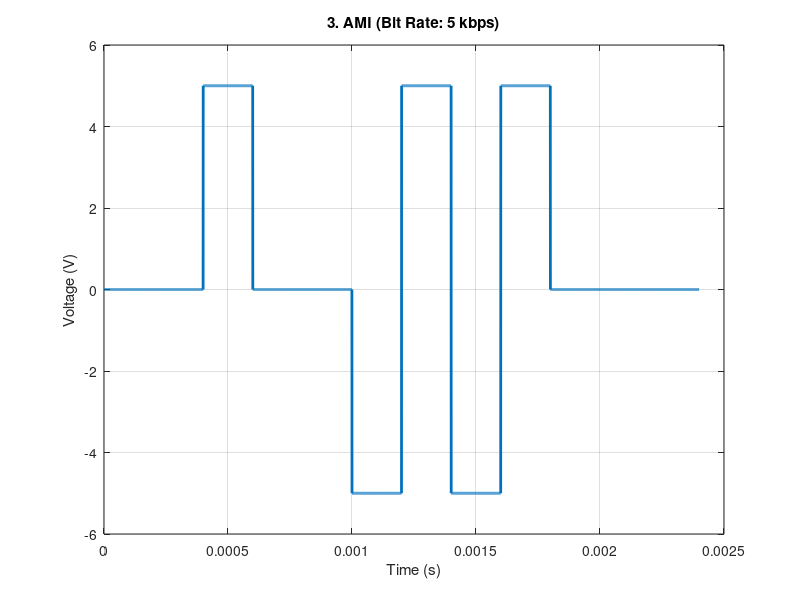

Write MATLAB code to recreate this figure.
function [t, sig] = ami_code(bit_stream, bit_rate, amplitude)

    % --- Default Inputs ---
    if nargin < 3
        bit_stream = [0 0 1 0 0 1 1 1 1 0 0 0]; 
        bit_rate = 5000; % 5 kbps
        amplitude = 5;
    end

    samples_per_bit = 500;
    Tb = 1 / bit_rate;
    fs = samples_per_bit / Tb;
    no_bits = length(bit_stream);
    
    t = 0:1/fs:(no_bits * Tb) - (1/fs);
    sig = zeros(1, length(t));
    
    pulse = amplitude; % Tracks the current pulse polarity (+V or -V)
    
    for i = 1:no_bits
        start_index = (i - 1) * samples_per_bit + 1;
        end_index = i * samples_per_bit;
        
        if bit_stream(i) == 1
            sig(start_index:end_index) = pulse;
            pulse = -pulse; % Invert pulse for the next '1'
        else
            sig(start_index:end_index) = 0; % '0' is 0V
        end
    end

    % --- Plotting ---
    figure;
    plot(t, sig, 'LineWidth', 2);
    title(['3. AMI (Bit Rate: ', num2str(bit_rate/1000), ' kbps)']);
    xlabel('Time (s)');
    ylabel('Voltage (V)');
    ylim([-amplitude*1.2 amplitude*1.2]);
    grid on;
end
